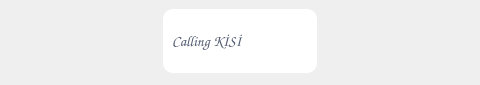
<?xml version="1.0" encoding="UTF-8"?>
<ui version="4.0">
 <class>Form</class>
 <widget class="QWidget" name="Form">
  <property name="enabled">
   <bool>true</bool>
  </property>
  <property name="geometry">
   <rect>
    <x>0</x>
    <y>0</y>
    <width>480</width>
    <height>85</height>
   </rect>
  </property>
  <property name="maximumSize">
   <size>
    <width>480</width>
    <height>90</height>
   </size>
  </property>
  <property name="windowTitle">
   <string>Form</string>
  </property>
  <widget class="QGroupBox" name="groupBox">
   <property name="geometry">
    <rect>
     <x>0</x>
     <y>0</y>
     <width>480</width>
     <height>82</height>
    </rect>
   </property>
   <property name="sizePolicy">
    <sizepolicy hsizetype="Preferred" vsizetype="Preferred">
     <horstretch>0</horstretch>
     <verstretch>0</verstretch>
    </sizepolicy>
   </property>
   <property name="maximumSize">
    <size>
     <width>480</width>
     <height>82</height>
    </size>
   </property>
   <property name="styleSheet">
    <string notr="true">QGroupBox{background-color:transparent;border:0px;}</string>
   </property>
   <property name="title">
    <string/>
   </property>
   <layout class="QHBoxLayout" name="horizontalLayout_2">
    <item>
     <layout class="QHBoxLayout" name="horizontalLayout_4" stretch="0,0,0">
      <property name="leftMargin">
       <number>0</number>
      </property>
      <item>
       <spacer name="horizontalSpacer">
        <property name="orientation">
         <enum>Qt::Horizontal</enum>
        </property>
        <property name="sizeHint" stdset="0">
         <size>
          <width>40</width>
          <height>20</height>
         </size>
        </property>
       </spacer>
      </item>
      <item>
       <widget class="QGroupBox" name="groupBox_4">
        <property name="sizePolicy">
         <sizepolicy hsizetype="MinimumExpanding" vsizetype="Expanding">
          <horstretch>0</horstretch>
          <verstretch>0</verstretch>
         </sizepolicy>
        </property>
        <property name="styleSheet">
         <string notr="true">QGroupBox{background-color:#ffffff;border-radius:10px;}
QLabel{color:#4f596f;}</string>
        </property>
        <property name="title">
         <string/>
        </property>
        <property name="alignment">
         <set>Qt::AlignLeading|Qt::AlignLeft|Qt::AlignVCenter</set>
        </property>
        <property name="flat">
         <bool>false</bool>
        </property>
        <layout class="QHBoxLayout" name="horizontalLayout">
         <property name="spacing">
          <number>6</number>
         </property>
         <property name="leftMargin">
          <number>9</number>
         </property>
         <property name="topMargin">
          <number>0</number>
         </property>
         <property name="rightMargin">
          <number>9</number>
         </property>
         <property name="bottomMargin">
          <number>0</number>
         </property>
         <item>
          <widget class="QLabel" name="callingLabel">
           <property name="sizePolicy">
            <sizepolicy hsizetype="Preferred" vsizetype="MinimumExpanding">
             <horstretch>0</horstretch>
             <verstretch>0</verstretch>
            </sizepolicy>
           </property>
           <property name="font">
            <font>
             <family>Comic Sans MS</family>
             <pointsize>11</pointsize>
             <weight>75</weight>
             <bold>true</bold>
            </font>
           </property>
           <property name="text">
            <string>Calling KİSİ</string>
           </property>
           <property name="wordWrap">
            <bool>true</bool>
           </property>
          </widget>
         </item>
         <item>
          <widget class="QPushButton" name="Btndecline">
           <property name="sizePolicy">
            <sizepolicy hsizetype="Preferred" vsizetype="MinimumExpanding">
             <horstretch>0</horstretch>
             <verstretch>0</verstretch>
            </sizepolicy>
           </property>
           <property name="minimumSize">
            <size>
             <width>35</width>
             <height>25</height>
            </size>
           </property>
           <property name="cursor">
            <cursorShape>PointingHandCursor</cursorShape>
           </property>
           <property name="styleSheet">
            <string notr="true">QPushButton{background-color:#ffffff;border-radius:10px;}</string>
           </property>
           <property name="text">
            <string/>
           </property>
           <property name="icon">
            <iconset resource="sources.qrc">
             <normaloff>:/sources/0094_005_phone_decline_hangup_hang_up-512.webp</normaloff>:/sources/0094_005_phone_decline_hangup_hang_up-512.webp</iconset>
           </property>
          </widget>
         </item>
        </layout>
       </widget>
      </item>
      <item>
       <spacer name="horizontalSpacer_2">
        <property name="orientation">
         <enum>Qt::Horizontal</enum>
        </property>
        <property name="sizeHint" stdset="0">
         <size>
          <width>40</width>
          <height>20</height>
         </size>
        </property>
       </spacer>
      </item>
     </layout>
    </item>
   </layout>
  </widget>
 </widget>
 <resources>
  <include location="sources.qrc"/>
 </resources>
 <connections/>
</ui>
